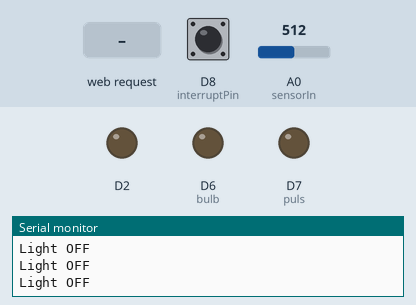
Bench run of a sketch on a simulated ESP8266 (NodeMCU). Shown: output pins drawn as LEDs (lit = HIGH), the last lines printed to the serial monitor. The inputs (shaded band) are chosen by the test bench; at power-on: D8 (interruptPin) HIGH, A0 (sensorIn) = 512. WiFi joins after 1.5 s; servers stay silent unless stated.

Above: at 5.7 s.
5.8 s: D8 (interruptPin) pulled LOW for 0.15 s
At 6.6 s:
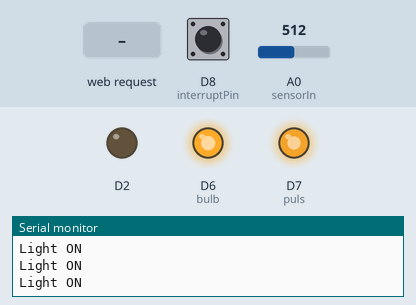
8.8 s: D8 (interruptPin) pulled LOW for 1 s
At 10.4 s:
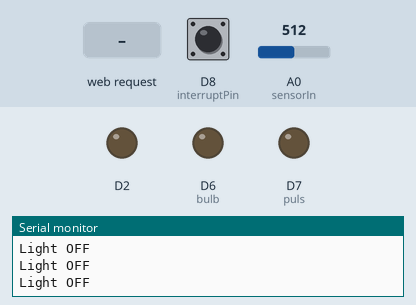
12.8 s: D8 (interruptPin) pulled LOW for 1 s
At 13.85 s:
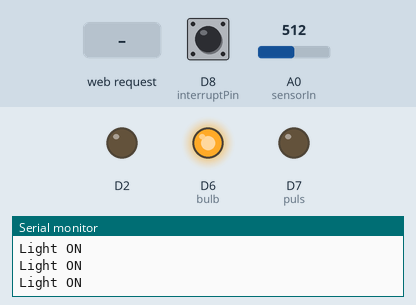
16.8 s: HTTP request GET /OFF received
At 17.2 s:
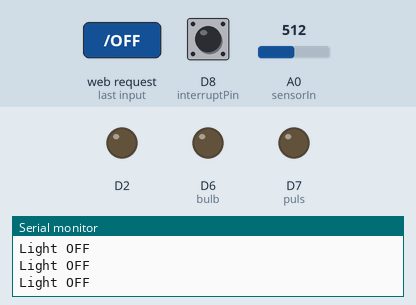
19.8 s: HTTP request GET /ON received
At 20.4 s:
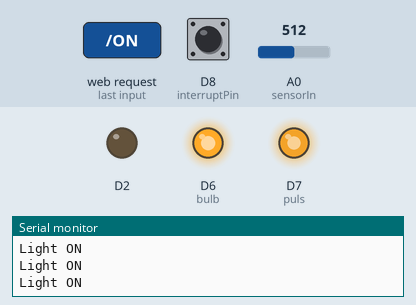
Timing chart, 0 to 23.8 s (numbered marks = the images above; inputs shaded):
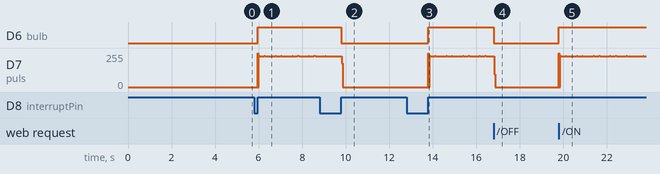

The sketch:

WithManual.ino
```cpp
#include <ESP8266WiFi.h>
#include <ESP8266WebServer.h>


String  i = "OFF";

ESP8266WebServer server(80);

const int sensorIn = A0;
int mVperAmp = 100; // use 100 for 20A Module and 66 for 30A Module


double Voltage = 0;
double VRMS = 0;
double AmpsRMS = 0;
double kwh = 0;
String data = "";

const byte interruptPin = D8;
void setup()
{

  Serial.begin(9600);

  pinMode(D2, OUTPUT);
  // pinMode(D8, INPUT); //button
  pinMode(D7, OUTPUT); //puls
  pinMode(D6, OUTPUT); //bulb

  pinMode(interruptPin, INPUT_PULLUP);
  attachInterrupt(digitalPinToInterrupt(interruptPin), handleInterrupt, RISING);// CHANGE, RISING or FALLING

  WiFi.disconnect();
  delay(3000);
  Serial.println("Start");
  WiFi.begin("nishara", "nish1994");
  while ((!(WiFi.status() == WL_CONNECTED))) {
    delay(300);
    Serial.print("...");

  }
  Serial.println("Connected");
  Serial.println((WiFi.localIP()));
  server.begin();

  server.on("/ON", bulbOn);
  server.on("/OFF", bulbOff);
  server.on("/POWER", getPower);
  server.on("/REFRESH", refresh);
  server.on("/", root);

}

void root() {
  Serial.println("Root REQ");
  server.send(200, "text/html", "<!DOCTYPE HTML> <html> Welcome </html>");
}
void bulbOn() {
  i = "ON";
  digitalWrite(D6, HIGH);
  server.send(200, "text/html", "<!DOCTYPE HTML> <html> Switch-ON </html>");
}

void bulbOff() {
  i = "OFF";
  digitalWrite(D6, LOW);
  server.send(200, "text/html", "<!DOCTYPE HTML> <html> Switch-OFF </html>");
}

void getPower() {
  server.send(200, "text/html", "<!DOCTYPE HTML> <html>"+data+"  kWh</html>");
}

void refresh(){
  if(i=="ON"){
    server.send(200, "text/html", "<!DOCTYPE HTML> <html> Switch-ON </html>");
    }
    else{
     server.send(200, "text/html", "<!DOCTYPE HTML> <html> Switch-OFF </html>");
      }
  }


void loop() {
  server.handleClient();

  if (i == "ON") {
    digitalWrite(D7, LOW);
    delay(1);
    digitalWrite(D7, HIGH);
    delay(1);
    Serial.println("Light ON");
  } else if (i == "OFF") {

    digitalWrite(D7, LOW);
    Serial.println("Light OFF");
  }
  //Calculate the Power Consumption
  Voltage = getVPP();
  VRMS = (Voltage / 2.0) * 0.707;
  AmpsRMS = (VRMS * 1000) / mVperAmp;

  double kwhPerSecond = (AmpsRMS * 230 ) / (1000*100);
  kwh = kwh + (kwhPerSecond / 3600);
  //String data = "";
  data = String(kwh, 6);

}

void handleInterrupt() {
  if (i == "ON") {
    i = "OFF";
    digitalWrite(D6, LOW);
  } else if (i == "OFF") {
    i = "ON";
    digitalWrite(D6, HIGH);
  }
}

float getVPP()
{
  float result;

  int readValue;             //value read from the sensor
  int maxValue = 0;          // store max value here
  int minValue = 1024;          // store min value here
  int j=0;
  uint32_t start_time = millis();
  //while ((millis() - start_time) < 1000) //sample for 1 Sec
  while(j<10)
  {
    readValue = analogRead(sensorIn);
    // see if you have a new maxValue
    if (readValue > maxValue)
    {
      /*record the maximum sensor value*/
      maxValue = readValue;
    }
    if (readValue < minValue)
    {
      /*record the maximum sensor value*/
      minValue = readValue;
    }
    j=j+1;
  }

  // Subtract min from max
  result = ((maxValue - minValue) * 5.0) / 1024.0;

  return result;
}
```

Measured:
- after the input at 5.8 s, D6 (bulb): LOW → HIGH after 0.15 s
- after the input at 8.8 s, D6 (bulb): HIGH → LOW after 1.0 s
- after the input at 12.8 s, D6 (bulb): LOW → HIGH after 1.0 s
- after the input at 16.8 s, D6 (bulb): HIGH → LOW at once
- after the input at 19.8 s, D6 (bulb): LOW → HIGH at once
